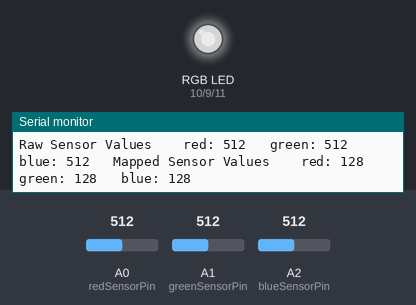
Bench run of a sketch on a simulated Arduino Uno, built with avr-gcc and run on an emulated ATmega328P. On the bench: an RGB LED mixed from three pins (HIGH = lit), the last lines printed to the serial monitor. The inputs (shaded band) are chosen by the test bench; at power-on: A0 (redSensorPin) = 512, A1 (greenSensorPin) = 512, A2 (blueSensorPin) = 512. Dim RGB values are drawn brighter than linear.

Above: at 1.3 s.
1.4 s: A0 (redSensorPin) set to 407
At 3.5 s:
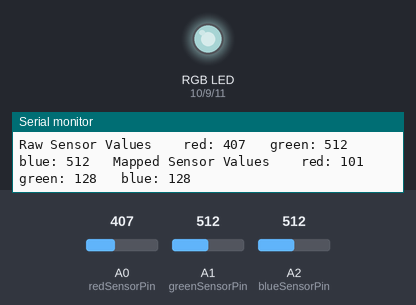
4.6 s: A0 (redSensorPin) set to 384
At 6.1 s:
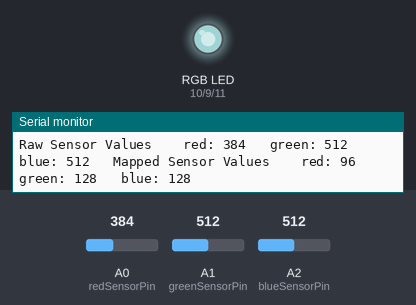
7.1 s: A1 (greenSensorPin) set to 716
At 9.0 s:
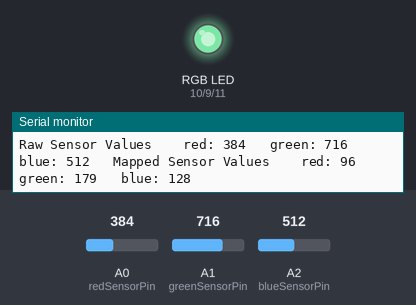
9.3 s: A2 (blueSensorPin) set to 716
At 11.2 s:
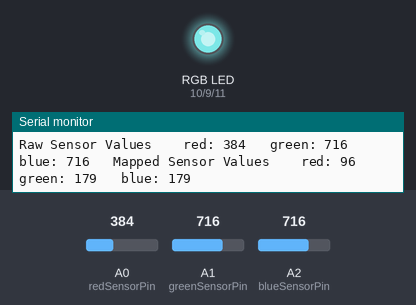
11.5 s: A1 (greenSensorPin) set to 900
At 13.2 s:
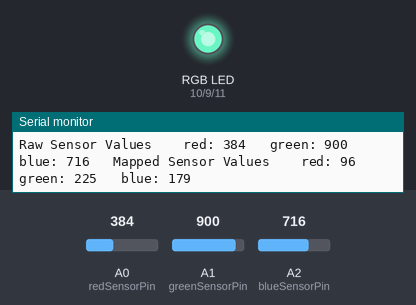
13.8 s: A2 (blueSensorPin) set to 900
At 15.1 s:
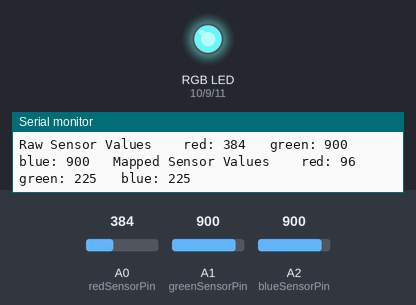
Timing chart, 0 to 16.8 s (numbered marks = the images above; inputs shaded):
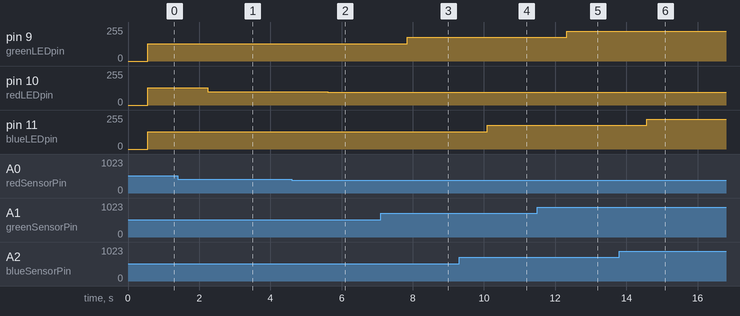

Measured:
- after the input at 1.4 s, pin 10 (redLEDpin): 128/255 → 101/255 after 0.84 s
- after the input at 4.6 s, pin 10 (redLEDpin): 101/255 → 96/255 after 1.0 s
- after the input at 7.1 s, pin 9 (greenLEDpin): 128/255 → 179/255 after 0.75 s
- after the input at 9.3 s, pin 11 (blueLEDpin): 128/255 → 179/255 after 0.79 s
- after the input at 11.5 s, pin 9 (greenLEDpin): 179/255 → 225/255 after 0.83 s
- after the input at 13.8 s, pin 11 (blueLEDpin): 179/255 → 225/255 after 0.77 s

The sketch:

color-mixing-lamp.ino
```cpp
const int greenLEDpin = 9;
const int redLEDpin = 10;
const int blueLEDpin = 11;

const int redSensorPin = A0;
const int greenSensorPin = A1;
const int blueSensorPin = A2;

int redVal = 0;
int greenVal = 0;
int blueVal = 0;

int redSensorVal = 0;
int greenSensorVal = 0;
int blueSensorVal = 0;

void setup()
{
  Serial.begin(9600);

  pinMode(greenLEDpin, OUTPUT);
  pinMode(redLEDpin, OUTPUT);
  pinMode(blueLEDpin, OUTPUT);
}

void loop()
{
  readSensor();

  delay(500);

  writeLED(redVal, greenVal, blueVal);
}

void readSensor()
{
  redSensorVal = analogRead(redSensorPin);
  delay(5);
  greenSensorVal = analogRead(greenSensorPin);
  delay(5);
  blueSensorVal = analogRead(blueSensorPin);
  delay(5);

  Serial.print("Raw Sensor Values \t red: ");
  Serial.print(redSensorVal);
  Serial.print("\t green: ");
  Serial.print(greenSensorVal);
  Serial.print("\t blue: ");
  Serial.print(blueSensorVal);

  redVal = redSensorVal / 4;
  greenVal = greenSensorVal / 4;
  blueVal = blueSensorVal / 4;

  Serial.print("\t Mapped Sensor Values \t red: ");
  Serial.print(redVal);
  Serial.print("\t green: ");
  Serial.print(greenVal);
  Serial.print("\t blue: ");
  Serial.println(blueVal);
}

void writeLED(int redVal, int greenVal, int blueVal)
{
  analogWrite(redLEDpin, redVal);
  analogWrite(greenLEDpin, greenVal);
  analogWrite(blueLEDpin, blueVal);
}
```
